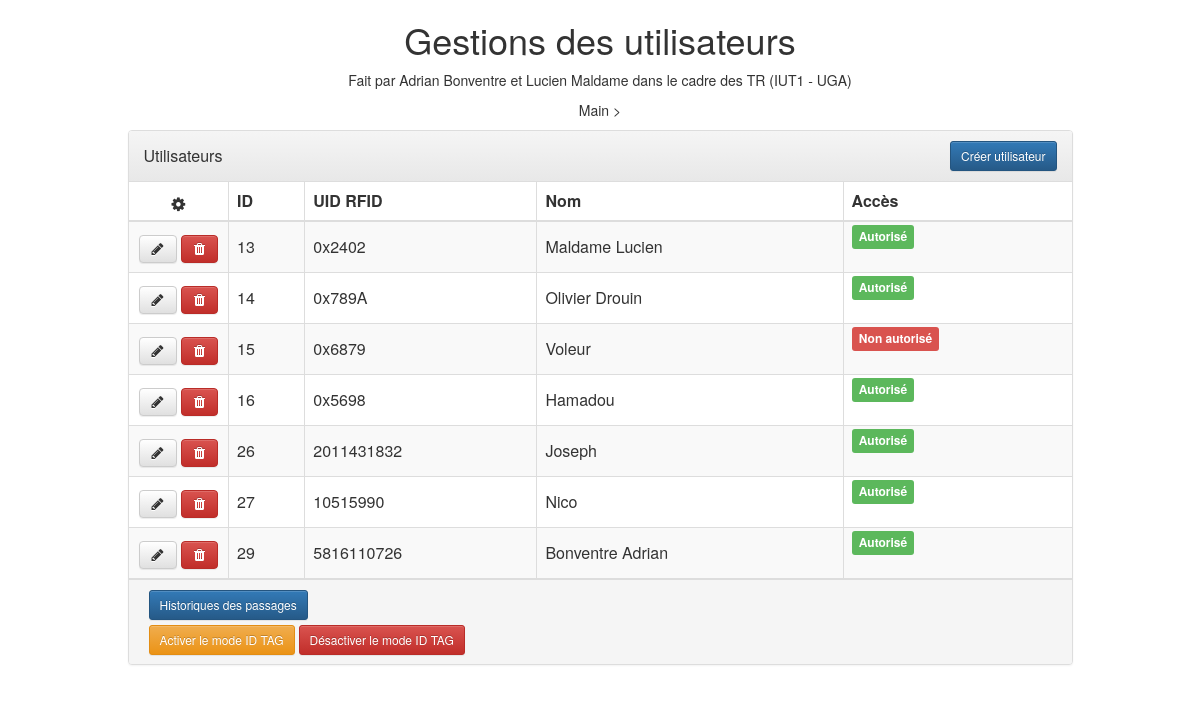
The page / on the database its author committed.
### tables this page shows
CREATE TABLE `utilisateurs` (
  `id` int(11) NOT NULL,
  `uid` longtext NOT NULL,
  `nom` varchar(255) NOT NULL,
  `access` tinyint(1) DEFAULT 0
);

### index.php (the view, shortened to what this page needs)
<link rel="stylesheet" href="https://maxcdn.bootstrapcdn.com/bootstrap/3.3.0/css/bootstrap.min.css">
<link rel="stylesheet" href="https://maxcdn.bootstrapcdn.com/bootstrap/3.3.0/css/bootstrap-theme.min.css">
<link href="https://cdnjs.cloudflare.com/ajax/libs/font-awesome/4.4.0/css/font-awesome.min.css" rel='stylesheet' type='text/css'>
<link rel="stylesheet" type="text/css" href="main.css">
<?php
include "config/config.php";
try {
    $bdd = new PDO('mysql:host='.$db_host.';dbname='.$db_name.';charset=utf8', $db_username, $db_password);
} catch (Exception $e) {
    echo "Erreur connexion base de donnée";
}
?>
<div class="container">
    <div class="row">
      <h1 style="text-align: center;">Gestions des utilisateurs</h1>
      <p style="text-align: center;">Fait par Adrian Bonventre et Lucien Maldame dans le cadre des TR (IUT1 - UGA)</p>
      <p style="text-align: center;">Main &gt;</p>
        <div class="col-md-10 col-md-offset-1">
            <div class="panel panel-default panel-table">
              <div class="panel-heading">
                <div class="row">
                  <div class="col col-xs-6">
                    <h3 class="panel-title">Utilisateurs</h3>
                  </div>
                  <div class="col col-xs-6 text-right">
                    <a href="adduser.php" type="button" class="btn btn-sm btn-primary btn-create">Créer utilisateur</a>
                  </div>
                </div>
              </div>
              <div class="panel-body">
                <table class="table table-striped table-bordered table-list">
                  <thead>
                    <tr>
                        <th><em class="fa fa-cog"></em></th>
                        <th class="hidden-xs">ID</th>
                        <th>UID RFID</th>
                        <th>Nom</th>
                        <th>Accès</th>
                    </tr>
                  </thead>
                  <tbody>
                    <?php
          $utilisateurs = $bdd->query('SELECT * FROM utilisateurs ORDER BY id');
              while($a = $utilisateurs->fetch()) {
                      echo '
                            <tr>
                              <td align="center">
                                <a class="btn btn-default"><em class="fa fa-pencil"></em></a>
                                <a href="index.php?remove='.$a['id'].'" class="btn btn-danger"><em class="fa fa-trash"></em></a>
                              </td>
                              <td class="hidden-xs">'. $a['id'] .'</td>
                              <td>'. $a['uid'] .'</td>
                              <td>'. $a['nom'] .'</td>
                              ';
                      if($a['access'] == "1"){
                            echo '<td><span class="label label-success">Autorisé</span></td>';
                        } else {
                          echo '<td><span class="label label-danger">Non autorisé</span></td>';
                        }
                        echo '</tr>';
                    }
                    ?>
                  </tbody>
                </table>
              </div>
            <div class="panel-footer" style="padding: 10px 20px 40px;">
                <div class="row">
                  <div class="col col-xs-8 ">
                    <a href="historique.php" type="button" class="btn btn-sm btn-primary btn-create">Historiques des passages</a>
                    <a href="index.php?viewuid=on" type="button" class="btn btn-sm btn-warning btn-create">Activer le mode ID TAG</a>
                    <a href="index.php?viewuid=off" type="button" class="btn btn-sm btn-danger btn-create">Désactiver le mode ID TAG</a>
                  </div>
                </div>
              </div>
            </div>
    </div>
  </div>
</div>

### main.css (style rules this page uses)
.panel-table .panel-body { padding:0; }
.panel-table .panel-body .table-bordered { border-style: none; margin:0; }
.panel-table .panel-body .table-bordered > thead > tr > th:first-of-type { text-align:center; width: 100px; }
.panel-table .panel-body .table-bordered > thead > tr > th:last-of-type, .panel-table .panel-body .table-bordered > tbody > tr > td:last-of-type { border-right: 0px; }
.panel-table .panel-body .table-bordered > thead > tr > th:first-of-type, .panel-table .panel-body .table-bordered > tbody > tr > td:first-of-type { border-left: 0px; }
.panel-table .panel-body .table-bordered > tbody > tr:first-of-type > td { border-bottom: 0px; }
.panel-table .panel-body .table-bordered > thead > tr:first-of-type > th { border-top: 0px; }
.panel-table .panel-footer .col { line-height: 34px; height: 34px; }
.panel-table .panel-heading .col h3 { line-height: 30px; height: 30px; }
.panel-table .panel-body .table-bordered > tbody > tr > td { line-height: 34px; }

### rows shown on the page
utilisateurs: id "13", uid "0x2402", nom "Maldame Lucien", access "Autorisé"
utilisateurs: id "14", uid "0x789A", nom "Olivier Drouin", access "Autorisé"
utilisateurs: id "15", uid "0x6879", nom "Voleur", access "Non autorisé"
utilisateurs: id "16", uid "0x5698", nom "Hamadou", access "Autorisé"
utilisateurs: id "26", uid "2011431832", nom "Joseph", access "Autorisé"
utilisateurs: id "27", uid "10515990", nom "Nico", access "Autorisé"
utilisateurs: id "29", uid "5816110726", nom "Bonventre Adrian", access "Autorisé"
